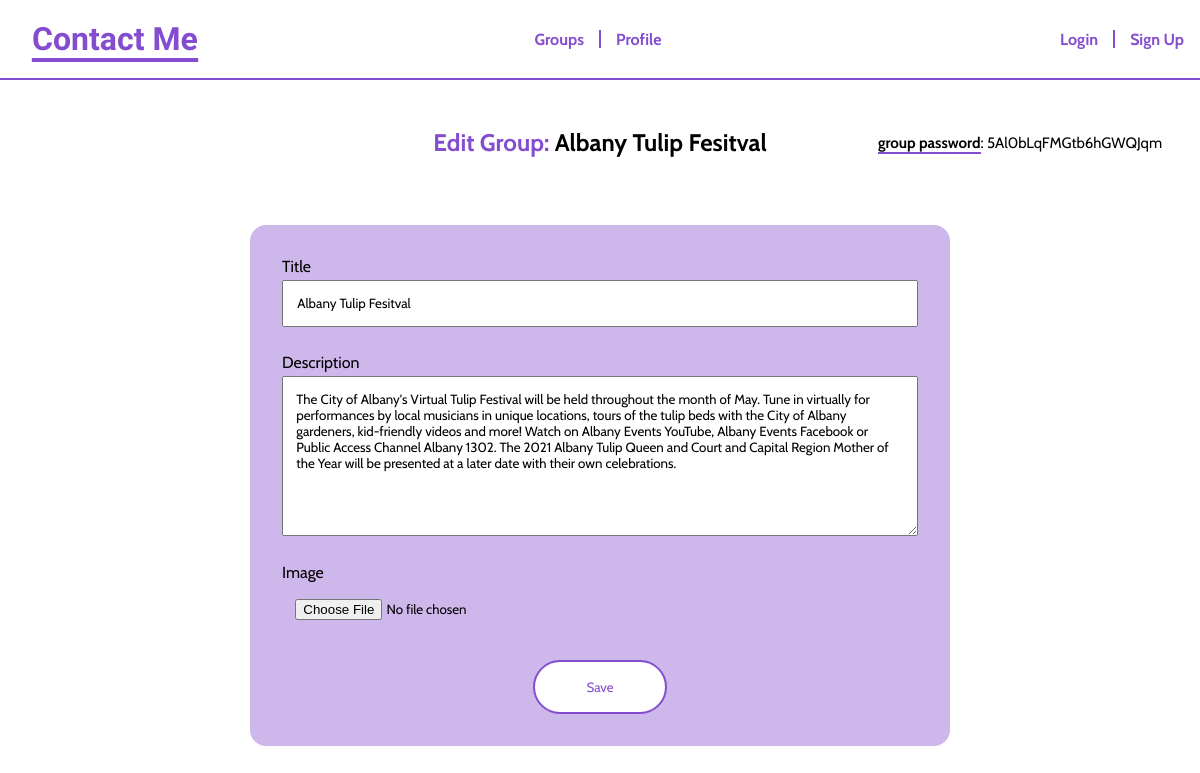
/create-alter-group.php?group=Albany Tulip Fesitval (signed in), run on an earlier commit of the app's database.
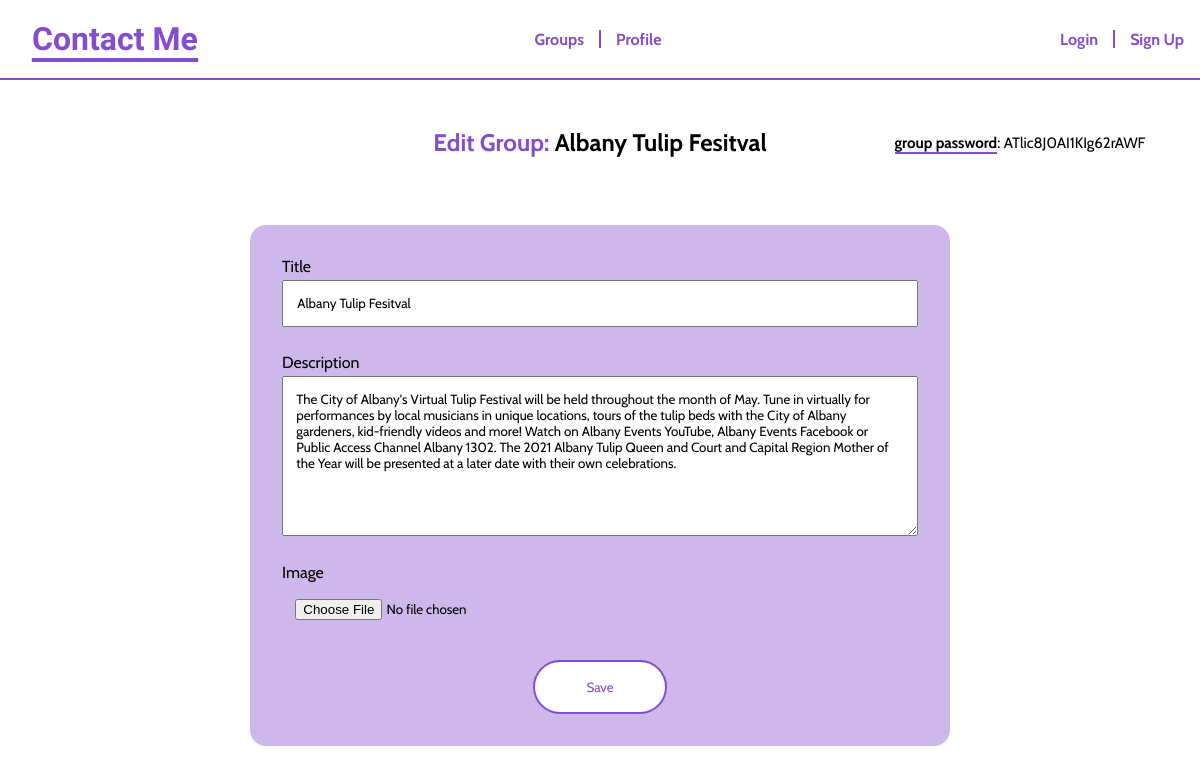
And on a later commit of the database.
### tables this page shows
CREATE TABLE `groups` (
  `groupid` int(11) NOT NULL,
  `title` varchar(255) NOT NULL,
  `description` longtext DEFAULT NULL,
  `created_by` int(11) NOT NULL,
  `photo_location` longtext DEFAULT 'uploads/48724i2bsakfnsaoidjfoqijwr82104182jdsaf;oj31u4.jpeg',
  `group_password` varchar(255) NOT NULL
);

### create-alter-group.php (the view, shortened to what this page needs)
<?php
  if (isset($_SESSION['username'])) {
?>
<!DOCTYPE html>
<html lang="en">
<head>
  <link rel="stylesheet" href="./src/styles/style.css">
  <link rel="stylesheet" href="./src/styles/create-alter-groups.css">
</head>
<?php
  $dbusername= "root";
  $dbpassword = "group2websys";
  $conn = new PDO('mysql:host=localhost;dbname=contactme',$dbusername, $dbpassword, array(PDO::MYSQL_ATTR_FOUND_ROWS => true));
  if (isset($_GET['group'])){
    $title = $_GET['group'];
    $stmt= "SELECT * FROM groups WHERE title = :title";
    $group = $conn->prepare($stmt);
    $group->execute(array(':title' => $title));
    $group = $group->fetch();
    $description = $group['description'];
    $groupPassword = $group['group_password'];
?>
<body>
  <section id="edit-form">
    <h1><span>Edit Group:</span> <?php echo($title); ?></h1>
    <?php
        echo("<p id='group-password'><span>group password</span>: $groupPassword</p>");
    ?>
    <form method="post" action="update-group.php?group=<?php echo($title); ?>" enctype="multipart/form-data" >
      <label for="title">Title</label>
      <input id="title" name="title" type="text" value="<?php echo($title); ?>">
      <label for="description">Description</label>
      <textarea id="description" name="description" cols="30" rows="10"><?php echo($description); ?></textarea>
      <label for="img">Image</label>
      <input type="file" id="img" name="img" src="./src/img/activities_fair.jpg" accept="image/*">
      <button id= "save">Save</button>
    </form>
  </section>
</body>
</html>
<?php
  }
?>
<?php
  } else {
    header("Location: login.php?error=You must be logged in to access the groups page!");
    exit();
  }
?>

What changed in the data, as far as the page shows it:
removed groups: group_password "5Al0bLqFMGtb6hGWQJqm", description "The City of Albany's Virtual Tulip Festival will be held throughout the month of May. Tune in virtually for performances by local musicians in unique locations, tours of the tulip beds with the City of Albany gardeners, kid-friendly videos and more! Watch on Albany Events YouTube, Albany Events Facebook or Public Access Channel Albany 1302. The 2021 Albany Tulip Queen and Court and Capital Region Mother of the Year will be presented at a later date with their own celebrations."
now on this page (row edited): groups: group_password "ATlic8J0AI1KIg62rAWF", description "The City of Albany's Virtual Tulip Festival will be held throughout the month of May. Tune in virtually for performances by local musicians in unique locations, tours of the tulip beds with the City of Albany gardeners, kid-friendly videos and more! Watch on Albany Events YouTube, Albany Events Facebook or Public Access Channel Albany 1302. The 2021 Albany Tulip Queen and Court and Capital Region Mother of the Year will be presented at a later date with their own celebrations."
